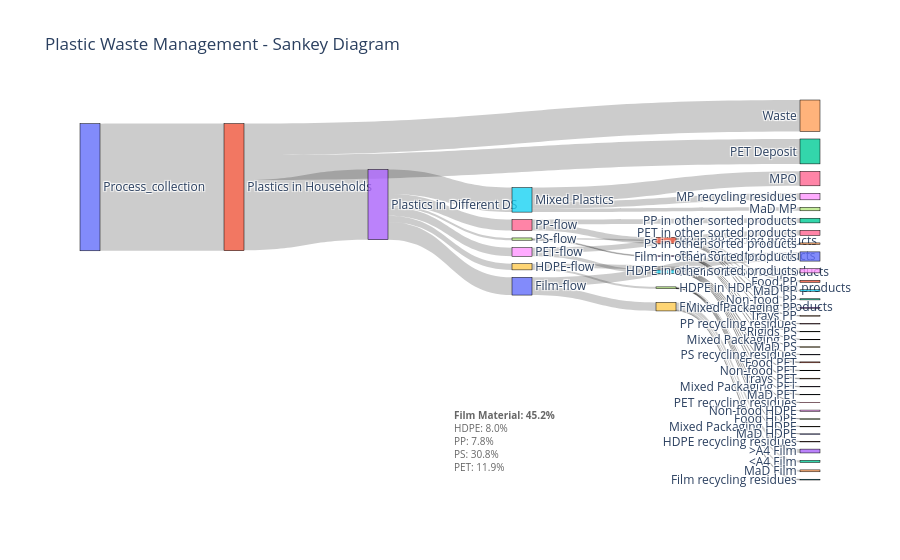

The notebook cell saved with this chart:
### Markdown cell above
## From script magir_kam_4

### Code cell
excel_file_path = r'C:\Users\Master.WR\OneDrive - stud.tu-darmstadt.de\Documents\Fraunhofer\combined_summary_full.xlsx' 

# Load the Excel file
df = pd.read_excel(excel_file_path)
df = df.fillna(method='ffill')
# Extract values from the first row (row index 0)
node_label_1 = df.iloc[0, 0]  # Value at position (0,0)
node_label_2 = df.iloc[0, 1]  # Value at position (0,1)
link_value = df.iloc[0, 2]  # Value at position (0,2)

# Create the nodes part:
nodes = [
    {'label': node_label_1},
    {'label': node_label_2}
]

# Create the link part:
links = [
    {
        'source': node_label_1,
        'target': node_label_2,
        'value': link_value
    }
]

df = df.drop(columns=['Process Name', 'Input Material Amount'])

node_labels = {node_label_1, node_label_2}

for idx, row in df.iterrows():
    src = row[0]  # first column as source
    tgt = row[1]  # second column as target
    val = row[2]  # third column as link value

    # Check and add the source node if not already present
    if src not in node_labels:
        nodes.append({'label': src})
        node_labels.add(src)

    # Check and add the target node if not already present
    if tgt not in node_labels:
        nodes.append({'label': tgt})
        node_labels.add(tgt)

    # Append the link from source to target with the given value
    links.append({
        'source': src,
        'target': tgt,
        'value': val
    })

# Add "Mixed Plastics" node if not present
if "Mixed Plastics" not in node_labels:
    nodes.append({'label': "Mixed Plastics"})
    node_labels.add("Mixed Plastics")

# Prepare Data for Plotly Sankey
node_labels = [node['label'] for node in nodes]  # List of node labels
label_to_index = {label: idx for idx, label in enumerate(node_labels)}  # Map labels to indices

# Convert link information to use node indices rather than labels
source_indices = [label_to_index[link['source']] for link in links]
target_indices = [label_to_index[link['target']] for link in links]
values = [link['value'] for link in links]

# Create the Sankey Diagram with Plotly
fig = go.Figure(data=[go.Sankey(
    arrangement="freeform",
    node=dict(
        pad=15,
        thickness=20,
        line=dict(color="black", width=0.5),
        label=node_labels,
    ),
    link=dict(
        source=source_indices,
        target=target_indices,
        value=values,
    )
)])

# Dynamic Annotation: Find the position of the "Mixed Plastics" node
mixed_plastics_index = node_labels.index("Mixed Plastics")
x_positions = [0.5] * len(node_labels)  # Default x positions for nodes
y_positions = [i / len(node_labels) for i in range(len(node_labels))]  # Default y positions

# Annotation position dynamically based on "Mixed Plastics"
annotation_x = x_positions[mixed_plastics_index]
annotation_y = y_positions[mixed_plastics_index]

# Add annotations for the material composition of "Mixed Plastics"
annotations = [
    dict(
        x=annotation_x + 0.1,  # Slightly to the right of the node
        y=annotation_y,  # Aligned vertically with the node
        text="<b>Film Material: 45.2%</b><br>HDPE: 8.0%<br>PP: 7.8%<br>PS: 30.8%<br>PET: 11.9%",
        showarrow=True,
        arrowhead=2,
        arrowsize=1,
        arrowwidth=1,
        arrowcolor="rgba(0, 0, 0, 0.6)",
        ax=-20,  # Offset for the arrow
        ay=0,  # Vertical offset
        font=dict(size=10, color="rgba(0, 0, 0, 0.6)"),
        align="left"
    )
]

# Add annotations to the layout
fig.update_layout(
    title_text="Plastic Waste Management - Sankey Diagram",
    font_size=12,
    annotations=annotations
)

# Display the Sankey diagram
fig.show()

### Figure 1 — Plotly figure (JSON) as saved in the notebook; plotly's stock layout.template omitted (floating-point values rounded to 4 significant figures)
{"data": [{"arrangement": "freeform", "link": {"source": [0, 1, 1, 1, 3, 3, 3, 3, 3, 3, 6, 6, 7, 7, 8, 8, 9, 9, 10, 10, 11, 11, 11, 11, 11, 11, 13, 13, 13, 13, 15, 15, 15, 15, 15, 15, 17, 17, 17, 17, 17, 19, 19, 19, 19, 5, 5, 5], "target": [1, 2, 3, 4, 5, 6, 7, 8, 9, 10, 11, 12, 13, 14, 15, 16, 17, 18, 19, 20, 21, 22, 23, 24, 25, 26, 27, 28, 29, 30, 31, 32, 33, 34, 35, 36, 37, 38, 39, 40, 41, 42, 43, 44, 45, 46, 47, 48], "value": [2170.0, 425, 1199.0, 538.1, 419, 186.2, 38.9, 147, 104.9, 302.7, 106.9, 79.3, 13, 26, 59.5, 87.5, 30.4, 74.6, 145.7, 157, 33.4, 19.6, 15, 6.5, 26.2, 6.1, 8.7, 0.5, 2.8, 1, 15.4, 8.9, 8.3, 12.2, 8.2, 6.5, 2.4, 21, 0.3, 2.7, 3.9, 34.8, 65.5, 32.2, 13.2, 247.2, 60, 111.9]}, "node": {"label": ["Process_collection", "Plastics in Households", "PET Deposit", "Plastics in Different DS", "Waste", "Mixed Plastics", "PP-flow", "PS-flow", "PET-flow", "HDPE-flow", "Film-flow", "PP in PP sorted products", "PP in other sorted products", "PS in PS sorted products", "PS in other sorted products", "PET in PET sorted products", "PET in other sorted products", "HDPE in HDPE sorted products", "HDPE in other sorted products", "Film in film sorted products", "Film in other sorted products", "Food PP", "Non-food PP", "Mixed Packaging PP", "Trays PP", "MaD PP", "PP recycling residues", "Rigids PS", "Mixed Packaging PS", "MaD PS", "PS recycling residues", "Food PET", "Non-food PET", "Mixed Packaging PET", "Trays PET", "MaD PET", "PET recycling residues", "Food HDPE", "Non-food HDPE", "Mixed Packaging HDPE", "MaD HDPE", "HDPE recycling residues", "<A4 Film", ">A4 Film", "MaD Film", "Film recycling residues", "MPO", "MaD MP", "MP recycling residues"], "line": {"color": "black", "width": 0.5}, "pad": 15, "thickness": 20}, "type": "sankey"}], "layout": {"annotations": [{"align": "left", "arrowcolor": "rgba(0, 0, 0, 0.6)", "arrowhead": 2, "arrowsize": 1, "arrowwidth": 1, "ax": -20, "ay": 0, "font": {"color": "rgba(0, 0, 0, 0.6)", "size": 10}, "showarrow": true, "text": "<b>Film Material: 45.2%</b><br>HDPE: 8.0%<br>PP: 7.8%<br>PS: 30.8%<br>PET: 11.9%", "x": 0.6, "y": 0.102}], "font": {"size": 12}, "title": {"text": "Plastic Waste Management - Sankey Diagram"}}}
